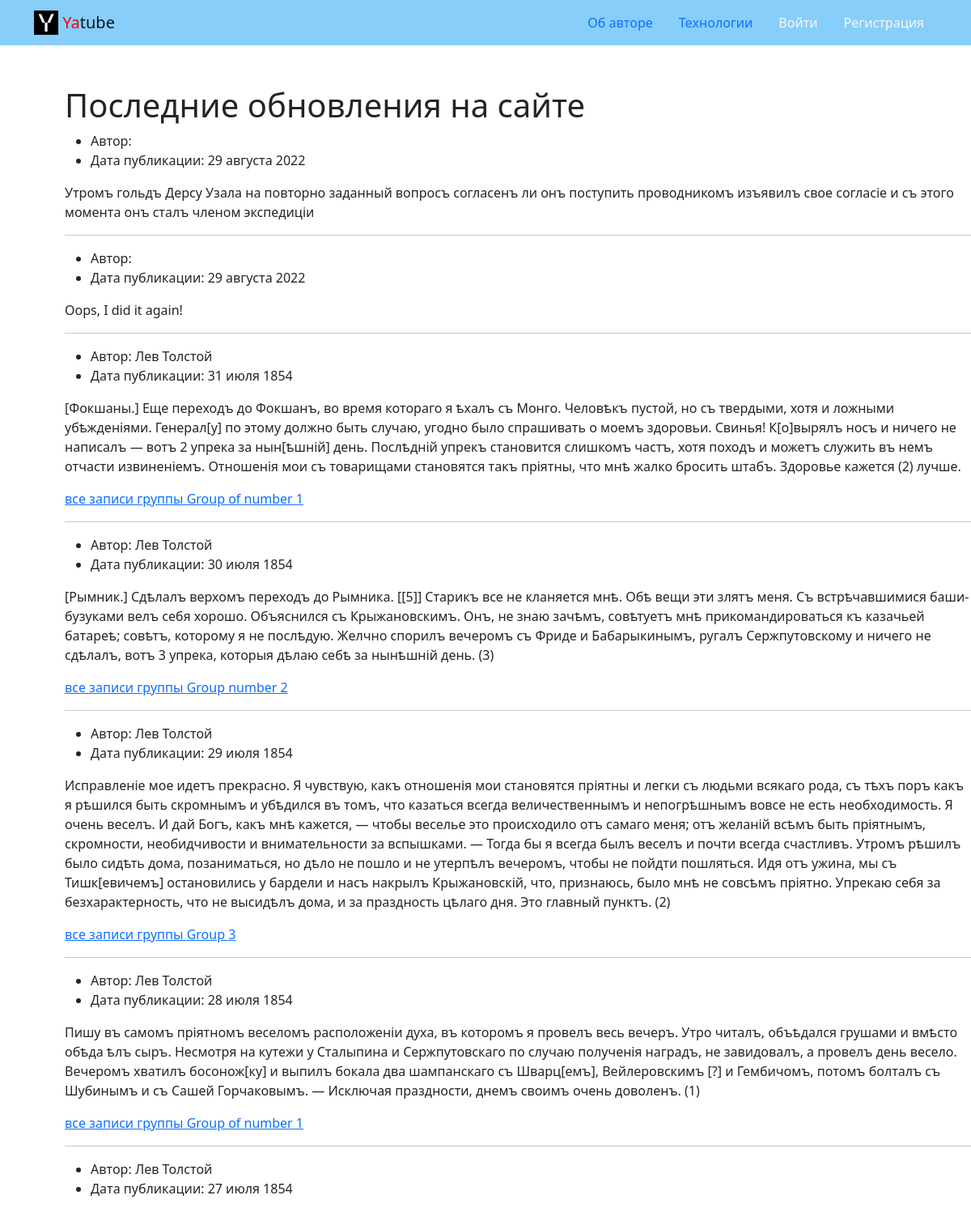
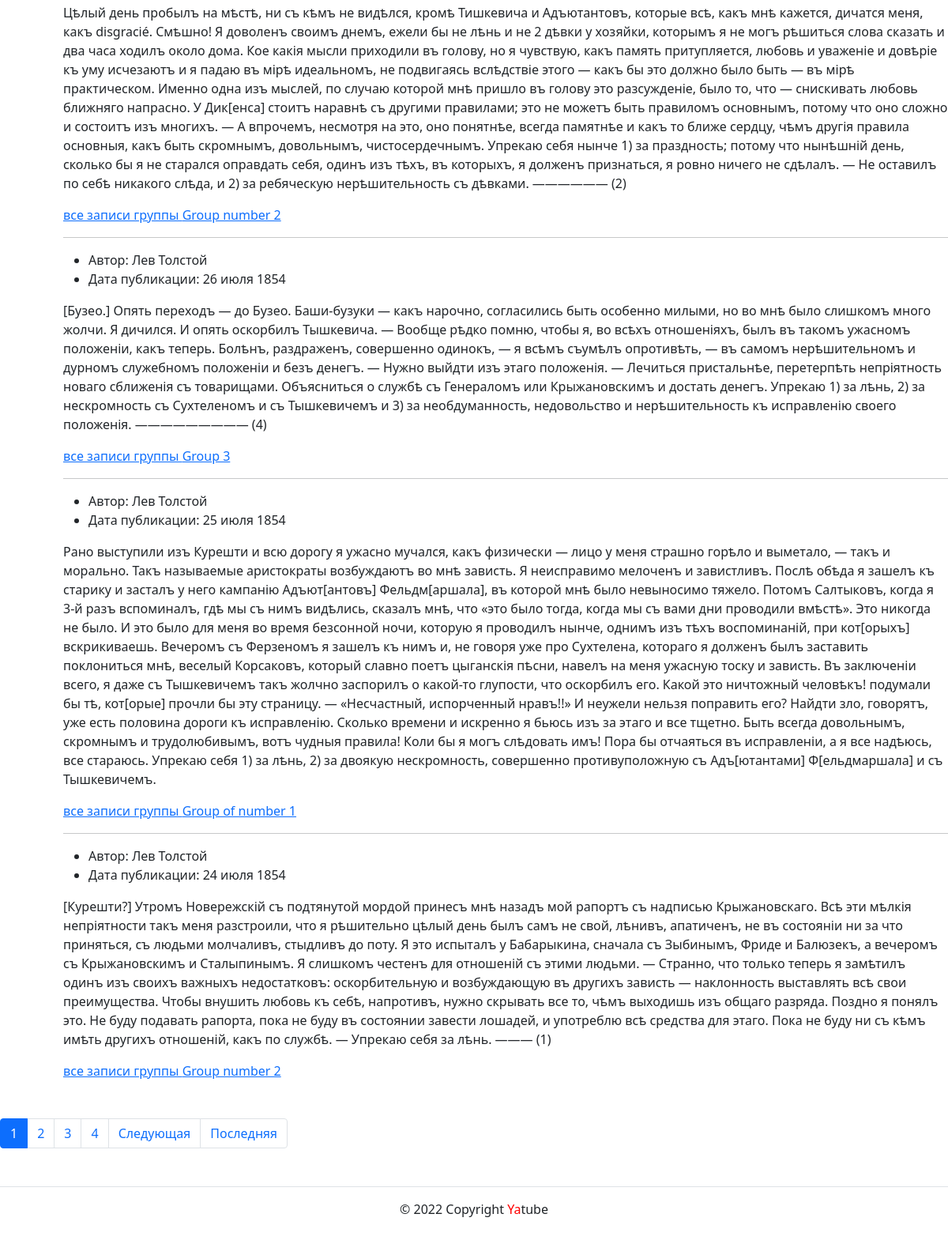
Before: / with the older database file (2 pictures, top to bottom).
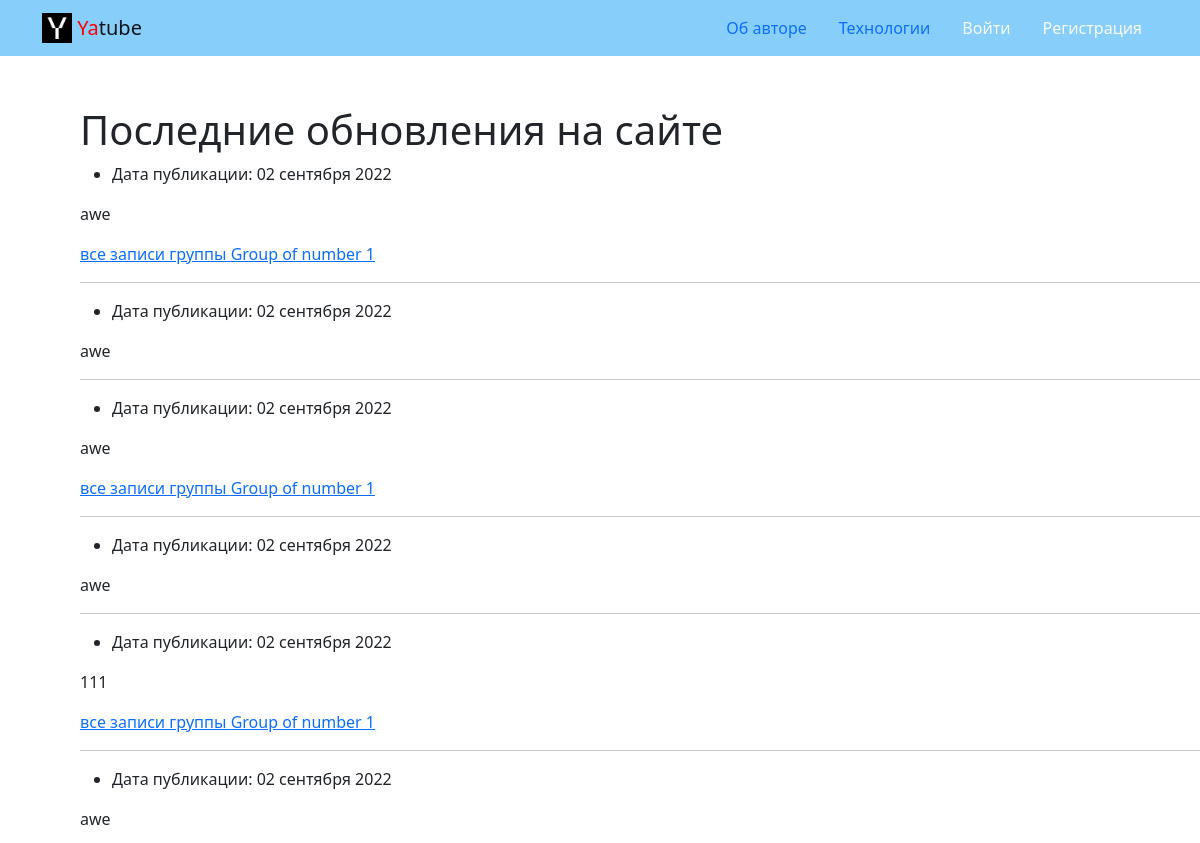
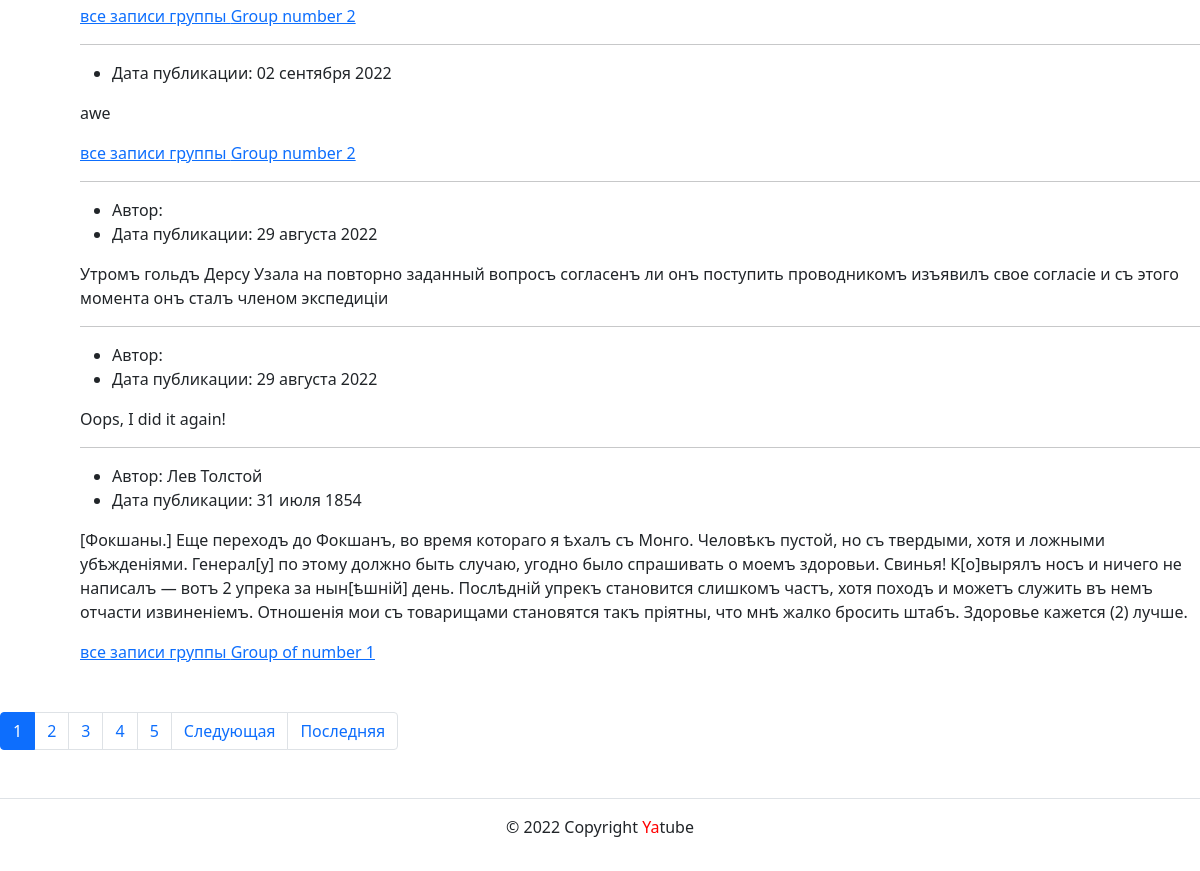
After: the same page with the newer database file (2 pictures, top to bottom).
### posts/models.py (models this page shows, shortened)
class Post(models.Model):
    text = models.TextField()
    pub_date = models.DateTimeField(auto_now_add=True)
    author = models.ForeignKey(
        User,
        on_delete=models.CASCADE,
        blank=True,
        null=True,
        related_name='posts'
    )
    group = models.ForeignKey(
        Group,
        on_delete=models.SET_NULL,
        max_length=200,
        blank=True,
        null=True,
        related_name='posts'
    )
    class Meta:
        ordering = ('-pub_date',)

class Group(models.Model):
    title = models.CharField(max_length=200)
    slug = models.SlugField(max_length=100, unique=True)
    description = models.TextField()
    def __str__(self):
        return self.title

### posts/views.py (the view)
# urls.py: path('', views.index,
def index(request):
    template = 'posts/index.html'
    title = 'Последние обновления на сайте'
    posts = Post.objects.all()
    paginator = Paginator(posts, 10)
    page_number = request.GET.get('page')
    page_obj = paginator.get_page(page_number)
    context = {
        'title': title,
        'posts': posts,
        'page_obj':page_obj,}
    return render(request, template, context)

### core/context_processors/year.py (called while the page is built)
def year(request):
    return {
        "year": datetime.datetime.now().year
    }

### templates/posts/index.html
{% extends 'base.html' %}
{% block content %}
    <h1 style="margin-left: 80px; margin-top: 50px;">Последние обновления на сайте</h1>
        {% for post in page_obj %}
            <div style="margin-left: 80px;">
                <ul>
                    {% if post.author %}
                    <li>
                        Автор: {{ post.author.get_full_name }}
                    </li>
                    {% endif %}
                    <li>
                        Дата публикации: {{ post.pub_date|date:"d E Y" }}
                    </li>
                </ul>
                <p>{{ post.text }}</p>
                {% if post.group %}
                    <a href="{% url 'posts:group_list' post.group.slug %}">все записи группы {{ post.group }}</a>
                {% endif %}
                {% if not forloop.last %}
                    <hr>
                {% endif %}
            </div>
        {% endfor %}
        {% include 'posts/includes/paginator.html' %}
{% endblock %}

Changed rows visible on the page:
no longer on this page (row unchanged): Post: author.get_full_name "Лев Толстой", pub_date "30 июля 1854", text "[Рымник.] Сдѣлалъ верхомъ переходъ до Рымника. [[5]] Старикъ все не кланяется мнѣ. Обѣ вещи эти злятъ меня. Съ встрѣчавшимися баши-бузуками велъ себя хорошо. Объяснился съ Крыжановскимъ. Онъ, не знаю зачѣмъ, совѣтуетъ мнѣ прикомандироваться къ казачьей батареѣ; совѣтъ, которому я не послѣдую. Желчно спорилъ вечеромъ съ Фриде и Бабарыкинымъ, ругалъ Сержпутовскому и ничего не сдѣлалъ, вотъ 3 упрека, которыя дѣлаю себѣ за нынѣшній день. (3)", group "Group number 2"
no longer on this page (row unchanged): Post: author.get_full_name "Лев Толстой", pub_date "29 июля 1854", text "Исправленіе мое идетъ прекрасно. Я чувствую, какъ отношенія мои становятся пріятны и легки съ людьми всякаго рода, съ тѣхъ поръ какъ я рѣшился быть скромнымъ и убѣдился въ томъ, что казаться всегда величественнымъ и непогрѣшнымъ вовсе не есть необходимость. Я очень веселъ. И дай Богъ, какъ мнѣ кажется, — чтобы веселье это происходило отъ самаго меня; отъ желаній всѣмъ быть пріятнымъ, скромности, необидчивости и внимательности за вспышками. — Тогда бы я всегда былъ веселъ и почти всегда счастливъ. Утромъ рѣшилъ было сидѣть дома, позаниматься, но дѣло не пошло и не утерпѣлъ вечеромъ, чтобы не пойдти пошляться. Идя отъ ужина, мы съ Тишк[евичемъ] остановились у бардели и насъ накрылъ…", group "Group 3"
no longer on this page (row unchanged): Post: author.get_full_name "Лев Толстой", pub_date "28 июля 1854", text "Пишу въ самомъ пріятномъ веселомъ расположеніи духа, въ которомъ я провелъ весь вечеръ. Утро читалъ, объѣдался грушами и вмѣсто обѣда ѣлъ сыръ. Несмотря на кутежи у Сталыпина и Сержпутовскаго по случаю полученія наградъ, не завидовалъ, а провелъ день весело. Вечеромъ хватилъ босонож[ку] и выпилъ бокала два шампанскаго съ Шварц[емъ], Вейлеровскимъ [?] и Гембичомъ, потомъ болталъ съ Шубинымъ и съ Сашей Горчаковымъ. — Исключая праздности, днемъ своимъ очень доволенъ. (1)", group "Group of number 1"
no longer on this page (row unchanged): Post: author.get_full_name "Лев Толстой", pub_date "27 июля 1854", text "Цѣлый день пробылъ на мѣстѣ, ни съ кѣмъ не видѣлся, кромѣ Тишкевича и Адъютантовъ, которые всѣ, какъ мнѣ кажется, дичатся меня, какъ disgracié. Смѣшно! Я доволенъ своимъ днемъ, ежели бы не лѣнь и не 2 дѣвки у хозяйки, которымъ я не могъ рѣшиться слова сказать и два часа ходилъ около дома. Кое какія мысли приходили въ голову, но я чувствую, какъ память притупляется, любовь и уваженіе и довѣріе къ уму исчезаютъ и я падаю въ мірѣ идеальномъ, не подвигаясь вслѣдствіе этого — какъ бы это должно было быть — въ мірѣ практическом. Именно одна изъ мыслей, по случаю которой мнѣ пришло въ голову это разсужденіе, было то, что — снискивать любовь ближняго напрасно. У Дик[енса] стоитъ наравнѣ съ другими…", group "Group number 2"
no longer on this page (row unchanged): Post: author.get_full_name "Лев Толстой", pub_date "26 июля 1854", text "[Бузео.] Опять переходъ — до Бузео. Баши-бузуки — какъ нарочно, согласились быть особенно милыми, но во мнѣ было слишкомъ много жолчи. Я дичился. И опять оскорбилъ Тышкевича. — Вообще рѣдко помню, чтобы я, во всѣхъ отношеніяхъ, былъ въ такомъ ужасномъ положеніи, какъ теперь. Болѣнъ, раздраженъ, совершенно одинокъ, — я всѣмъ съумѣлъ опротивѣть, — въ самомъ нерѣшительномъ и дурномъ служебномъ положеніи и безъ денегъ. — Нужно выйдти изъ этаго положенія. — Лечиться пристальнѣе, перетерпѣть непріятность новаго сближенія съ товарищами. Объясниться о службѣ съ Генераломъ или Крыжановскимъ и достать денегъ. Упрекаю 1) за лѣнь, 2) за нескромность съ Сухтеленомъ и съ Тышкевичемъ и 3) за…", group "Group 3"
no longer on this page (row unchanged): Post: author.get_full_name "Лев Толстой", pub_date "25 июля 1854", text "Рано выступили изъ Курешти и всю дорогу я ужасно мучался, какъ физически — лицо у меня страшно горѣло и выметало, — такъ и морально. Такъ называемые аристократы возбуждаютъ во мнѣ зависть. Я неисправимо мелоченъ и завистливъ. Послѣ обѣда я зашелъ къ старику и засталъ у него кампанію Адъют[антовъ] Фельдм[аршала], въ которой мнѣ было невыносимо тяжело. Потомъ Салтыковъ, когда я 3-й разъ вспоминалъ, гдѣ мы съ нимъ видѣлись, сказалъ мнѣ, что «это было тогда, когда мы съ вами дни проводили вмѣстѣ». Это никогда не было. И это было для меня во время безсонной ночи, которую я проводилъ нынче, однимъ изъ тѣхъ воспоминаній, при кот[орыхъ] вскрикиваешь. Вечеромъ съ Ферзеномъ я зашелъ къ нимъ и, не…", group "Group of number 1"
no longer on this page (row unchanged): Post: author.get_full_name "Лев Толстой", pub_date "24 июля 1854", text "[Курешти?] Утромъ Новережскій съ подтянутой мордой принесъ мнѣ назадъ мой рапортъ съ надписью Крыжановскаго. Всѣ эти мѣлкія непріятности такъ меня разстроили, что я рѣшительно цѣлый день былъ самъ не свой, лѣнивъ, апатиченъ, не въ состояніи ни за что приняться, съ людьми молчаливъ, стыдливъ до поту. Я это испыталъ у Бабарыкина, сначала съ Зыбинымъ, Фриде и Балюзекъ, а вечеромъ съ Крыжановскимъ и Сталыпинымъ. Я слишкомъ честенъ для отношеній съ этими людьми. — Странно, что только теперь я замѣтилъ одинъ изъ своихъ важныхъ недостатковъ: оскорбительную и возбуждающую въ другихъ зависть — наклонность выставлять всѣ свои преимущества. Чтобы внушить любовь къ себѣ, напротивъ, нужно скрывать все…", group "Group number 2"
added Post: pub_date "02 сентября 2022", text "awe", group "Group of number 1"
added Post: pub_date "02 сентября 2022", text "awe"
added Post: pub_date "02 сентября 2022", text "awe", group "Group of number 1"
added Post: pub_date "02 сентября 2022", text "awe"
added Post: pub_date "02 сентября 2022", text "111", group "Group of number 1"
added Post: pub_date "02 сентября 2022", text "awe", group "Group number 2"
added Post: pub_date "02 сентября 2022", text "awe", group "Group number 2"
Other visible differences:
new list line: "5"
